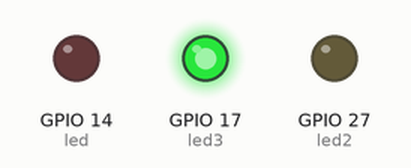
Bench run of a program on a simulated ESP32 board running MicroPython. Shown: output pins drawn as LEDs (lit = HIGH). Wiring (from the project's diagram.json): red LED on GPIO 14, green LED on GPIO 17, yellow LED on GPIO 27.

Above: at 1.5 s.
At 3.5 s:
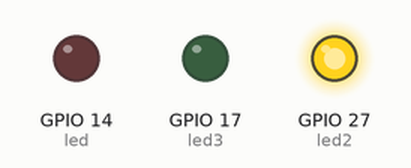
At 6.5 s:
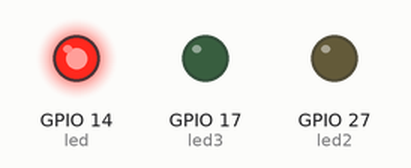
Timing chart, 0 to 11.7 s (numbered marks = the images above):
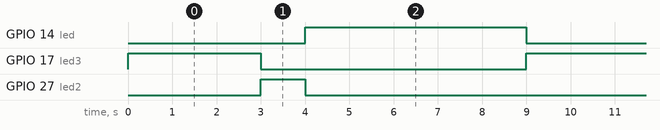

Measured:
- by itself, GPIO 14 (led): alternates HIGH for 5.0 s and LOW for 4.0 s
- by itself, GPIO 17 (led3): alternates HIGH for 3.0 s and LOW for 6.0 s
- by itself, GPIO 27 (led2): alternates HIGH for 1.0 s and LOW for 8.0 s

The program:

main.py
```python
import machine
import time

led = machine.Pin(14, machine.Pin.OUT)
led2 = machine.Pin(27, machine.Pin.OUT)
led3 = machine.Pin(17, machine.Pin.OUT)

while True:
  led3.value(1)
  time.sleep(3)
  led3.value(0)

  led2.value(1)
  time.sleep(1)
  led2.value(0)


  led.value(1)
  time.sleep(5)
  led.value(0)
```
